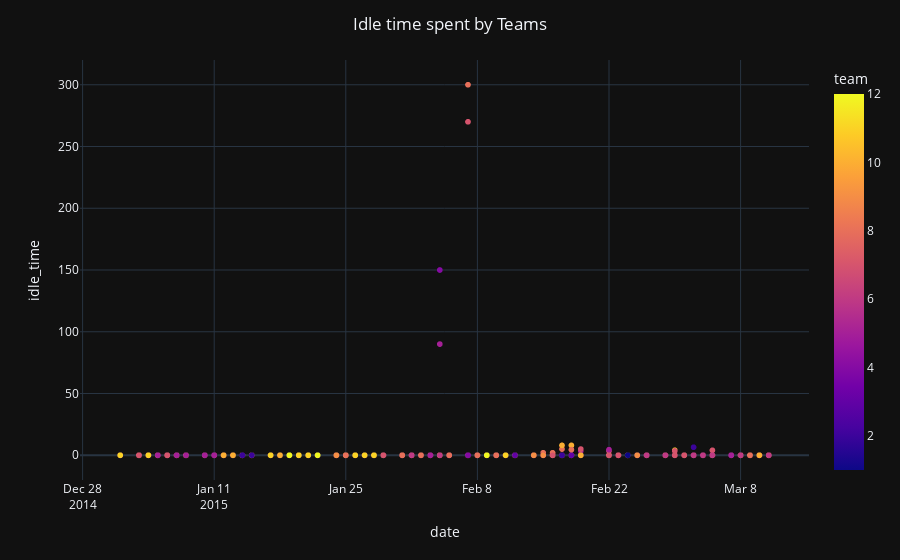

Notebook cell for this chart:
### Markdown cell above
# Although less number of people worked in March, high incentive was paid, which means they are working overtime.

### Code cell
fig = px.scatter(df, x="date", y="idle_time",color="team", template="plotly_dark")
fig.update_layout(title='Idle time spent by Teams', title_x=0.5)
fig.show()

### Figure 1 — Plotly figure (JSON) as saved in the notebook; plotly's stock layout.template omitted (floating-point values rounded to 4 significant figures; data arrays with more than 128 entries replaced by an {"elided": "..."} marker saying what was removed)
{"data": [{"hovertemplate": "date=%{x}<br>idle_time=%{y}<br>team=%{marker.color}<extra></extra>", "legendgroup": "", "marker": {"color": {"elided": "1197 int values"}, "coloraxis": "coloraxis", "symbol": "circle"}, "mode": "markers", "name": "", "showlegend": false, "type": "scattergl", "x": {"elided": "1197 str values"}, "xaxis": "x", "y": {"elided": "1197 float values"}, "yaxis": "y"}], "layout": {"coloraxis": {"colorbar": {"title": {"text": "team"}}, "colorscale": [[0, "#0d0887"], [0.1111, "#46039f"], [0.2222, "#7201a8"], [0.3333, "#9c179e"], [0.4444, "#bd3786"], [0.5556, "#d8576b"], [0.6667, "#ed7953"], [0.7778, "#fb9f3a"], [0.8889, "#fdca26"], [1, "#f0f921"]]}, "legend": {"tracegroupgap": 0}, "margin": {"t": 60}, "title": {"text": "Idle time spent by Teams", "x": 0.5}, "xaxis": {"anchor": "y", "domain": [0, 1], "title": {"text": "date"}}, "yaxis": {"anchor": "x", "domain": [0, 1], "title": {"text": "idle_time"}}}}
